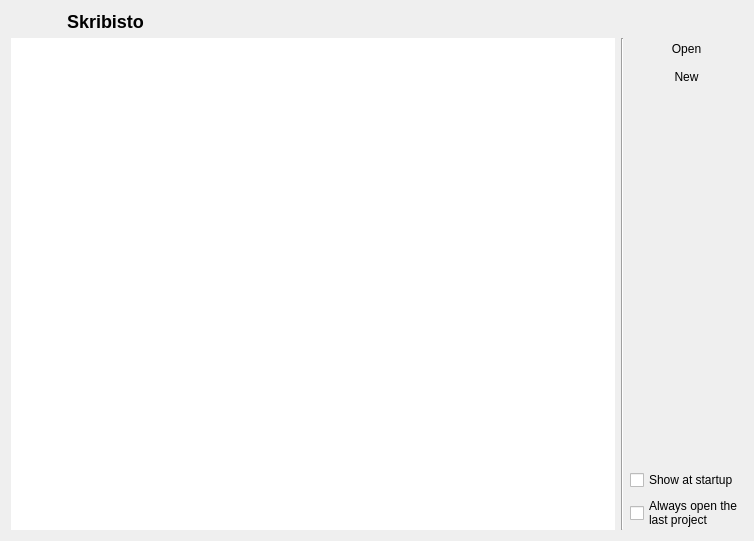
<?xml version="1.0" encoding="UTF-8"?>
<ui version="4.0">
 <class>WelcomeDialog</class>
 <widget class="QWidget" name="WelcomeDialog">
  <property name="windowModality">
   <enum>Qt::ApplicationModal</enum>
  </property>
  <property name="geometry">
   <rect>
    <x>0</x>
    <y>0</y>
    <width>754</width>
    <height>541</height>
   </rect>
  </property>
  <property name="windowTitle">
   <string>Welcome</string>
  </property>
  <layout class="QVBoxLayout" name="verticalLayout_2">
   <item>
    <layout class="QHBoxLayout" name="horizontalLayout_2">
     <item>
      <widget class="QLabel" name="label_2">
       <property name="maximumSize">
        <size>
         <width>50</width>
         <height>50</height>
        </size>
       </property>
       <property name="text">
        <string/>
       </property>
       <property name="pixmap">
        <pixmap resource="../../resources/icons/skr_icons.qrc">:/icons/skribisto/skribisto.png</pixmap>
       </property>
       <property name="scaledContents">
        <bool>true</bool>
       </property>
      </widget>
     </item>
     <item>
      <widget class="QLabel" name="label">
       <property name="text">
        <string notr="true">&lt;h2&gt;Skribisto&lt;/h2&gt;</string>
       </property>
       <property name="textFormat">
        <enum>Qt::RichText</enum>
       </property>
      </widget>
     </item>
    </layout>
   </item>
   <item>
    <layout class="QHBoxLayout" name="horizontalLayout">
     <item>
      <widget class="QListWidget" name="projectListWidget">
       <property name="frameShape">
        <enum>QFrame::NoFrame</enum>
       </property>
       <property name="frameShadow">
        <enum>QFrame::Plain</enum>
       </property>
       <property name="lineWidth">
        <number>0</number>
       </property>
      </widget>
     </item>
     <item>
      <widget class="Line" name="line">
       <property name="orientation">
        <enum>Qt::Vertical</enum>
       </property>
      </widget>
     </item>
     <item>
      <layout class="QVBoxLayout" name="verticalLayout">
       <item>
        <widget class="QPushButton" name="openButton">
         <property name="text">
          <string>Open</string>
         </property>
         <property name="icon">
          <iconset resource="../../3rdparty/icons.qrc">
           <normaloff>:/icons/backup/document-open.svg</normaloff>:/icons/backup/document-open.svg</iconset>
         </property>
         <property name="autoDefault">
          <bool>true</bool>
         </property>
         <property name="flat">
          <bool>true</bool>
         </property>
        </widget>
       </item>
       <item>
        <widget class="QPushButton" name="newButton">
         <property name="text">
          <string>New</string>
         </property>
         <property name="icon">
          <iconset resource="../../3rdparty/icons.qrc">
           <normaloff>:/icons/backup/address-book-new.svg</normaloff>:/icons/backup/address-book-new.svg</iconset>
         </property>
         <property name="autoDefault">
          <bool>true</bool>
         </property>
         <property name="flat">
          <bool>true</bool>
         </property>
        </widget>
       </item>
       <item>
        <spacer name="verticalSpacer">
         <property name="orientation">
          <enum>Qt::Vertical</enum>
         </property>
         <property name="sizeHint" stdset="0">
          <size>
           <width>20</width>
           <height>40</height>
          </size>
         </property>
        </spacer>
       </item>
       <item>
        <widget class="QCheckBox" name="showAtStartupCheckBox">
         <property name="text">
          <string>Show at startup</string>
         </property>
        </widget>
       </item>
       <item>
        <widget class="QCheckBox" name="alwaysOpenLastProjectCheckBox">
         <property name="text">
          <string>Always open the 
last project</string>
         </property>
        </widget>
       </item>
      </layout>
     </item>
    </layout>
   </item>
  </layout>
 </widget>
 <resources>
  <include location="../../3rdparty/icons.qrc"/>
  <include location="../../resources/icons/skr_icons.qrc"/>
  <include location="../../resources/icons/skr_icons.qrc"/>
 </resources>
 <connections/>
</ui>
